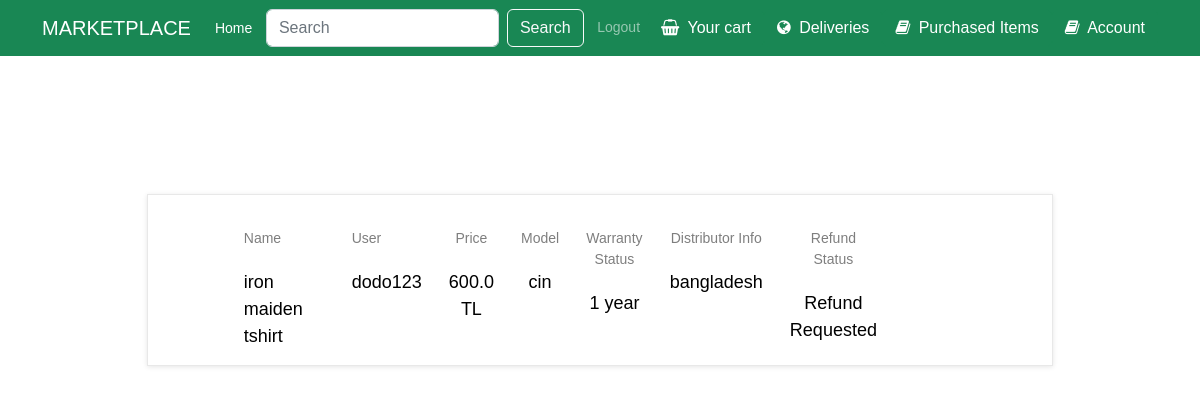
Before: /purchased (signed in) with the older database file.
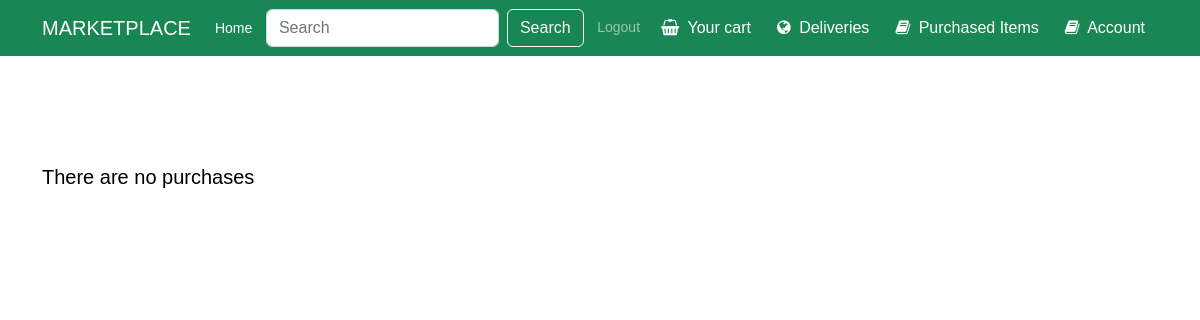
After: the same page with the newer database file.
### Cart/models.py (models this page shows, shortened)
class PurchaseHistory(models.Model):
    ID = models.IntegerField(primary_key=True,unique=True,default=0)
    product = models.ForeignKey(PurchasedProduct,related_name="purchase_history",on_delete=models.CASCADE)
    user = models.ForeignKey(Users,related_name="purchase_history",on_delete=models.CASCADE)
    date_added = models.DateTimeField(default=timezone.now)
    refund_requested = models.BooleanField(verbose_name='Refund Requested',default=False)
    refund_accepted = models.BooleanField(verbose_name='Refund Accepted',default=False)
    class Meta:
        verbose_name_plural = "Purchase Histories"

### Product/models.py (models this page shows, shortened)
class PurchasedProduct(models.Model):
    ID = models.IntegerField(primary_key=True)
    name = models.CharField(max_length=100)
    model = models.CharField(max_length=100)
    number = models.IntegerField()
    description = models.TextField()
    price = models.FloatField(default=0)
    warranty_status = models.CharField(max_length=100)
    distributor_info = models.TextField()
    user = models.ForeignKey(settings.AUTH_USER_MODEL, on_delete=models.CASCADE)
    quantity = models.IntegerField()
    purchased_price = models.FloatField(default=0)

class Users(AbstractBaseUser,PermissionsMixin):
    username_validator = UnicodeUsernameValidator()
    ID = models.AutoField(primary_key=True)
    email = models.EmailField(blank=True,default='')
    first_name = models.CharField(max_length=150,default='',blank=True)
    last_name = models.CharField(max_length=150,default='',blank=True)
    is_active = models.BooleanField(default=True,help_text=
            "Designates whether this user should be treated as active. "
            "Unselect this instead of deleting accounts."
    )
    is_superuser = models.BooleanField(default=False)
    is_staff = models.BooleanField(default=False,help_text="Designates whether the user can log into this admin site.")
    username = models.CharField(max_length=150,
        unique=True,
        help_text=(
            "Required. 150 characters or fewer. Letters, digits and @/./+/-/_ only."
        ),
        validators=[username_validator],
        error_messages={
            "unique": "A user with that username already exists.",
        }
    )
    tax_ID = models.IntegerField(default=0)
    home_address = models.TextField(blank=True,null=True)
    role = models.CharField(max_length=100,default='customer')
    date_joined = models.DateTimeField(default=timezone.now)
    last_login = models.DateTimeField(blank=True,null=True)
    objects = MyUserManager()
    REQUIRED_FIELDS = []
    USERNAME_FIELD = "username"
    def __str__(self):
        return self.username
    class Meta:
        verbose_name = 'User'
        verbose_name_plural = 'Users'

### Main/views.py (the view)
# urls.py: path("purchased",views.purchased,name="purchased_items"),
def purchased(request):
    if request.method == "POST":
        command = request.POST.get("command")
        purchased_id = request.POST.get("product_id")
        if command == "return":
            purchased_product = get_object_or_404(PurchaseHistory,pk=purchased_id)
            refund = Refund.objects.create(ID = Refund.objects.count() + 1,product = purchased_product.product,
            user = purchased_product.user)
            refund.save()
            purchased_product.refund_requested = True
            purchased_product.save()
            history = PurchaseHistory.objects.filter(user = request.user)
            days_remain = DaysRemain(history)
            return render(request,"purchased.html",{"products":history,"days":days_remain})
    else:
        if request.user.is_authenticated:
            it = 0
            if Refund.objects.count() != 0:
                refunds = Refund.objects.filter(user = request.user)
                for refund in refunds:
                    if refund.Approved == True:
                        said_purchased_product = refund.product
                        said_product = InStockProduct.objects.get(name = said_purchased_product.name)
                        purchased_item = PurchaseHistory.objects.filter(product = said_purchased_product)
                        purchased_item = purchased_item[it]
                        if purchased_item.refund_accepted == True:
                            pass
                        else:
                            purchased_item.refund_accepted = True
                            purchased_item.save()
                            said_product.quantity_in_stocks += 1
                            said_product.save()
                            said_accounts = Account.objects.filter(user = request.user)
                            said_account = said_accounts[0]
                            if said_product.discount != 0:
                                said_account.balance += said_product.newPrice
                                said_account.save()
                            else:
                                said_account.balance += said_product.price
                                said_account.save()
                    else:
                        it += 1
                        continue
                    it += 1
            purchased_history = PurchaseHistory.objects.filter(user = request.user)
            days_remain = DaysRemain(purchased_history)
            return render(request,"purchased.html",{"products":purchased_history,"days":days_remain})
        else:
            products = []
            return render(request,"purchased.html",{"products":products})

### Main/helper_functions.py (called while the page is built)
def DaysRemain(products):
    dic = {}
    for product in products:
        today_date = timezone.now()
        product_date = product.date_added
        difference = today_date - product_date
        dic[product] = difference.days
    return dic

### Main/templates/purchased.html (shortened to what the changed rows need)
{% extends 'base.html' %}
{% load static %}
{% load cart_filter %}
{% block link %}
<link rel="stylesheet" type="text/css" href="{% static 'cart.css' %}">
{% endblock %}
{% block content %}
<div class="container mt-3">
<div class="cart_section">
    {% if request.user.is_authenticated %}
        {% if products|length == 0 %}
        <h5 class="alert-heading col-lg-10"> There are no purchases</h5>
        {% else %}
        <div class="container-fluid">
            <div class="row">
                <div class="col-lg-10 offset-lg-1">
                    <div class="cart_container">
                        <div class="cart_items">
                            <br>
                            {% for product in products %}
                            <ul class="cart_list">
                                <li class="cart_item clearfix">
                                    <div class="cart_item_info d-flex flex-md-row flex-column justify-content-between">
                                        {% if product.refund_requested and product.refund_accepted == False %}
                                            <div class="cart_item_name cart_info_col">
                                                <div class="cart_item_title">Name</div>
                                                <div class="cart_item_text">{{product.product.name}}</div>
                                            </div>
                                            <div class="cart_item_name cart_info_col">
                                                <div class="cart_item_title">User</div>
                                                <div class="cart_item_text">{{product.user}}</div>
                                            </div>
                                            {% if product.product.purchased_price == 0 %}
                                            <div class="cart_item_price cart_info_col">
                                                <div class="cart_item_title">Price</div>
                                                <div class="cart_item_text">{{product.product.price}} TL</div>
                                            </div>
                                            {% else %}
                                            <div class="cart_item_price cart_info_col">
                                                <div class="cart_item_title">Price</div>
                                                <div class="cart_item_text">{{product.product.purchased_price}} TL</div>
                                            </div>
                                            {% endif %}
                                            <div class="cart_item_total cart_info_col">
                                                <div class="cart_item_title">Model</div>
                                                <div class="cart_item_text">{{product.product.model}}</div>
                                            </div>
                                            <div class="cart_item_total cart_info_col">
                                                <div class="cart_item_title">Warranty Status</div>
                                                <div class="cart_item_text">{{product.product.warranty_status}}</div>
                                            </div>
                                            <div class="cart_item_total cart_info_col">
                                                <div class="cart_item_title">Distributor Info</div>
                                                <div class="cart_item_text">{{product.product.distributor_info}}</div>
                                            </div>
                                            <div class="cart_item_total cart_info_col">
                                                <div class="cart_item_title">Refund Status</div>
                                                <div class="cart_item_text">Refund Requested</div>
                                            </div>
                                        {% endif %}
                                    </div>
                                </li>
                            </ul>
                            <br>
                            <br>
                            <br>
                            {% endfor %}
                        </div>
                    </div>
                </div>
            </div>
        </div>
        {% endif %}
    {% else %}
    <h5 class="alert-heading col-lg-10"> You are not logged in</h5>
    <h5 class="alert-heading col-lg-10">Please log in to see your purchases.</h5>
    {% endif %}
</div>
</div>
{% endblock %}

Changed rows visible on the page:
removed PurchaseHistory: product.name "iron maiden tshirt", user "dodo123", product.price "600.0", product.model "cin", product.warranty_status "1 year", product.distributor_info "bangladesh"
Other visible differences:
text now shown: "There are no purchases"
